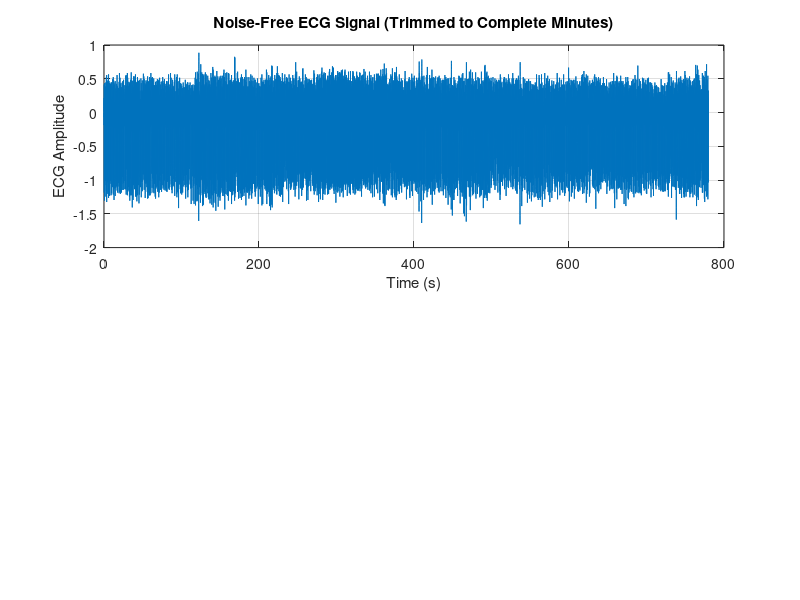

Here is the MATLAB script that generated this plot: (Note: this script raises an error after producing the figure.)
% First draft of the final code for Task 2.1
% Load and plot the ECG signal
load('E1.mat');
Fs = 128;

% Calculate how many complete minutes of data we want
samples_per_minute = 60 * Fs;
total_complete_minutes = floor(length(E1)/(samples_per_minute));
samples_to_keep = total_complete_minutes * samples_per_minute;

% Trim the signal to exact multiple of minutes
E1_trimmed = E1(1:samples_to_keep);

% Create time vector for trimmed signal
t = (0:length(E1_trimmed)-1)/Fs;

% Figure 1: Plot full trimmed ECG signal
figure;
subplot(2,1,1);
plot(t, E1_trimmed);
xlabel('Time (s)');
ylabel('ECG Amplitude');
title('Noise-Free ECG Signal (Trimmed to Complete Minutes)');
grid on;

% Improved R-peak detection
% First find all R-peaks at once with adaptive threshold
window_duration = 5; % 5 seconds for calculating local statistics
window_samples = window_duration * Fs;
signal_length = length(E1_trimmed);
threshold = zeros(size(E1_trimmed));

% Calculate adaptive threshold
for i = 1:window_samples:signal_length
    window_end = min(i + window_samples - 1, signal_length);
    window_data = E1_trimmed(i:window_end);
    threshold(i:window_end) = mean(window_data) + 1.5*std(window_data);
end

% Find R-peaks using the adaptive threshold
[~, R_locs] = findpeaks(E1_trimmed, ...
    'MinPeakHeight', mean(threshold), ...
    'MinPeakDistance', 0.25*Fs);  % Minimum 0.5 seconds between peaks

% Calculate BPM values for each minute
total_minutes = total_complete_minutes;
bpmVals = zeros(1, total_minutes);

% Overlay R-peak detection on the ECG plot
subplot(2,1,1);
hold on;
plot(t(R_locs), E1_trimmed(R_locs), 'ro', 'MarkerSize', 8);
title(sprintf('ECG Signal with Detected R-peaks (Total: %d)', length(R_locs)));

for minute = 1:total_minutes
    % Time window for current minute
    start_sample = (minute-1) * 60 * Fs + 1;
    end_sample = minute * 60 * Fs;
    
    % Find R-peaks within this minute
    minute_peaks = R_locs((R_locs >= start_sample) & (R_locs <= end_sample));
    
    % Calculate BPM for this minute
    if length(minute_peaks) > 1
        RR_intervals = diff(minute_peaks) / Fs;  % Convert to seconds
        avg_RR = mean(RR_intervals);
        bpmVals(minute) = 60 / avg_RR;
        
        % Print number of R-peaks detected in this minute
        fprintf('Minute %d: %d R-peaks detected, BPM = %.1f\n', ...
            minute, length(minute_peaks), bpmVals(minute));
    else
        if minute > 1
            bpmVals(minute) = bpmVals(minute-1);
            fprintf('Warning: Less than 2 R-peaks detected in minute %d, using previous value\n', minute);
        else
            bpmVals(minute) = 0;
            fprintf('Warning: Less than 2 R-peaks detected in minute %d\n', minute);
        end
    end
end

% Calculate average BPM
avgBPM = mean(bpmVals);

% Figure 1 (continued): Plot heart rate
subplot(2,1,2);
time_mins = 1:total_minutes;
plot(time_mins, bpmVals, 'b-o', 'LineWidth', 2);
hold on;
plot([1 total_minutes], [avgBPM avgBPM], 'r--', 'LineWidth', 1.5);
grid on;
xlabel('Time (minutes)');
ylabel('Heart Rate (BPM)');
title('Heart Rate Over Time');
legend('Heart Rate', sprintf('Average: %.1f BPM', avgBPM));

% Adjust figure layout
set(gcf, 'Position', [100 100 800 600]);
subplot(2,1,1); box on;
subplot(2,1,2); box on;

% Print summary statistics
fprintf('\nECG Analysis Summary:\n');
fprintf('Total duration: %d complete minutes\n', total_minutes);
fprintf('Total R-peaks detected: %d\n', length(R_locs));
fprintf('Average R-peaks per minute: %.1f\n', length(R_locs)/total_minutes);
fprintf('Average heart rate: %.1f BPM\n', avgBPM);
fprintf('Min heart rate: %.1f BPM\n', min(bpmVals));
fprintf('Max heart rate: %.1f BPM\n', max(bpmVals));


% ... (keep all your previous code until the summary statistics) ...
% Load and plot the ECG signal
load('E1.mat');
Fs = 128;

% Calculate how many complete minutes of data we want
samples_per_minute = 60 * Fs;
total_complete_minutes = floor(length(E1)/(samples_per_minute));
samples_to_keep = total_complete_minutes * samples_per_minute;

% Trim the signal to exact multiple of minutes
E1_trimmed = E1(1:samples_to_keep);

% Create time vector for trimmed signal
t = (0:length(E1_trimmed)-1)/Fs;

% Figure 1: Plot full trimmed ECG signal
figure;
subplot(2,1,1);
plot(t, E1_trimmed);
xlabel('Time (s)');
ylabel('ECG Amplitude');
title('Noise-Free ECG Signal (Trimmed to Complete Minutes)');
grid on;

% Improved R-peak detection
% First find all R-peaks at once with adaptive threshold
window_duration = 5; % 5 seconds for calculating local statistics
window_samples = window_duration * Fs;
signal_length = length(E1_trimmed);
threshold = zeros(size(E1_trimmed));

% Calculate adaptive threshold
for i = 1:window_samples:signal_length
    window_end = min(i + window_samples - 1, signal_length);
    window_data = E1_trimmed(i:window_end);
    threshold(i:window_end) = mean(window_data) + 1.5*std(window_data);
end

% Find R-peaks using the adaptive threshold
[pks, R_locs] = findpeaks(E1_trimmed, ...
    'MinPeakHeight', mean(threshold), ...
    'MinPeakDistance', 0.25*Fs);  % Minimum 0.5 seconds between peaks

% Calculate BPM values for each minute
total_minutes = total_complete_minutes;
bpmVals = zeros(1, total_minutes);

% Overlay R-peak detection on the ECG plot
subplot(2,1,1);
hold on;
plot(t(R_locs), E1_trimmed(R_locs), 'ro', 'MarkerSize', 8);
title(sprintf('ECG Signal with Detected R-peaks (Total: %d)', length(R_locs)));

for minute = 1:total_minutes
    % Time window for current minute
    start_sample = (minute-1) * 60 * Fs + 1;
    end_sample = minute * 60 * Fs;
    
    % Find R-peaks within this minute
    minute_peaks = R_locs((R_locs >= start_sample) & (R_locs <= end_sample));
    
    % Calculate BPM for this minute
    if length(minute_peaks) > 1
        RR_intervals = diff(minute_peaks) / Fs;  % Convert to seconds
        avg_RR = mean(RR_intervals);
        bpmVals(minute) = 60 / avg_RR;
        
        % Print number of R-peaks detected in this minute
        fprintf('Minute %d: %d R-peaks detected, BPM = %.1f\n', ...
            minute, length(minute_peaks), bpmVals(minute));
    else
        if minute > 1
            bpmVals(minute) = bpmVals(minute-1);
            fprintf('Warning: Less than 2 R-peaks detected in minute %d, using previous value\n', minute);
        else
            bpmVals(minute) = 0;
            fprintf('Warning: Less than 2 R-peaks detected in minute %d\n', minute);
        end
    end
end

% Calculate average BPM
avgBPM = mean(bpmVals);

% Figure 1 (continued): Plot heart rate
subplot(2,1,2);
time_mins = 1:total_minutes;
plot(time_mins, bpmVals, 'b-o', 'LineWidth', 2);
hold on;
plot([1 total_minutes], [avgBPM avgBPM], 'r--', 'LineWidth', 1.5);
grid on;
xlabel('Time (minutes)');
ylabel('Heart Rate (BPM)');
title('Heart Rate Over Time');
legend('Heart Rate', sprintf('Average: %.1f BPM', avgBPM));

% Adjust figure layout
set(gcf, 'Position', [100 100 800 600]);
subplot(2,1,1); box on;
subplot(2,1,2); box on;

% Print summary statistics
fprintf('\nECG Analysis Summary:\n');
fprintf('Total duration: %d complete minutes\n', total_minutes);
fprintf('Total R-peaks detected: %d\n', length(R_locs));
fprintf('Average R-peaks per minute: %.1f\n', length(R_locs)/total_minutes);
fprintf('Average heart rate: %.1f BPM\n', avgBPM);
fprintf('Min heart rate: %.1f BPM\n', min(bpmVals));
fprintf('Max heart rate: %.1f BPM\n', max(bpmVals));

% Add new code for plotting individual minutes
minutes_to_plot = total_minutes;
samples_per_minute = 60 * Fs;

for minute = 1:minutes_to_plot
    % Create a new figure for each minute
    figure;
    
    % Calculate time range for this minute
    start_sample = (minute-1) * samples_per_minute + 1;
    end_sample = minute * samples_per_minute;
    time_range = t(start_sample:end_sample);
    
    % Plot ECG signal for this minute
    plot(time_range, E1_trimmed(start_sample:end_sample), 'b');
    hold on;
    
    % Find and plot R-peaks for this minute
    minute_peaks = R_locs((R_locs >= start_sample) & (R_locs <= end_sample));
    plot(t(minute_peaks), E1_trimmed(minute_peaks), 'ro', 'MarkerSize', 8);
    
    % Add labels and title
    xlabel('Time (s)');
    ylabel('ECG Amplitude');
    title(sprintf('Minute %d - ECG Signal with R-peaks (BPM: %.1f)', ...
        minute, bpmVals(minute)));
    grid on;
    
    % Add text box with statistics for this minute
    stats_text = sprintf('R-peaks detected: %d\nBPM: %.1f', ...
        length(minute_peaks), bpmVals(minute));
    annotation('textbox', [0.7 0.7 0.2 0.2], ...
        'String', stats_text, ...
        'FitBoxToText', 'on', ...
        'BackgroundColor', 'white');
    
    % Set consistent y-axis limits across all minutes
    ylim([min(E1_trimmed) max(E1_trimmed)]);
    
    % Adjust figure size and position
    set(gcf, 'Position', [100 100 800 400]);
end